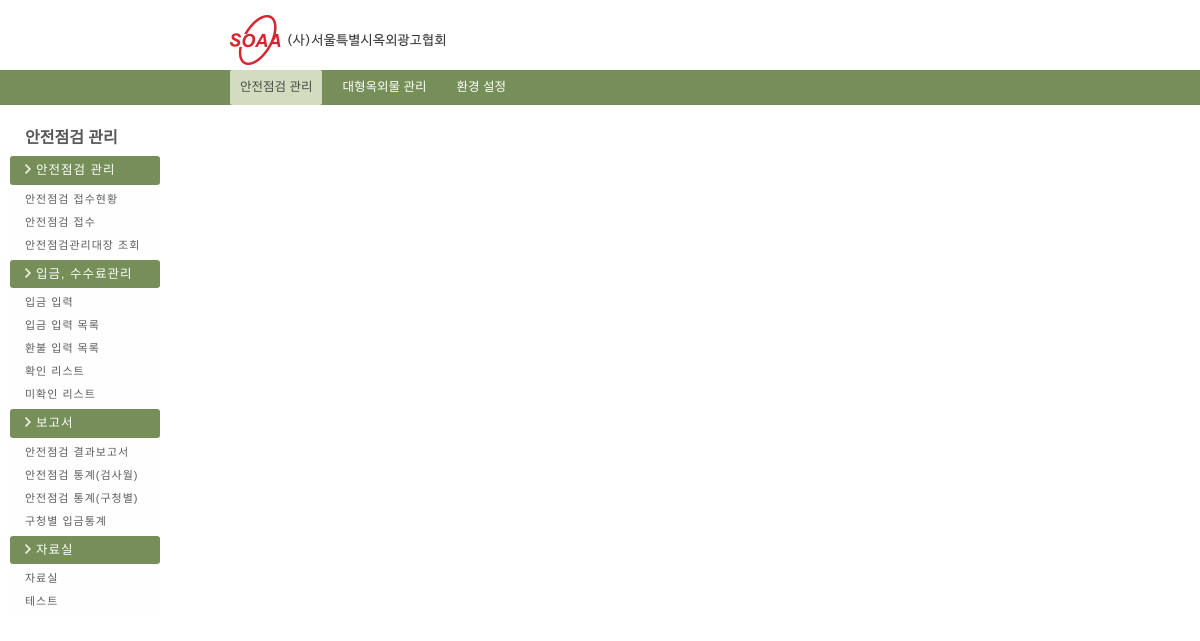
Page /safeChk_Mng/left_menu.php (signed in) on the committed database.
### tables this page shows
CREATE TABLE `menu` (
  `idx` varchar(1) NOT NULL default '',
  `idx_sub` varchar(4) NOT NULL default '',
  `menu_nm` varchar(20) default NULL,
  `url` varchar(100) default NULL,
  `use_gubun` char(1) default NULL,
  `insert_date` datetime default NULL,
  `update_date` datetime default NULL,
  `insert_id` varchar(10) default NULL,
  PRIMARY KEY  (`idx`,`idx_sub`)
);

### config/function.php (called while the page is built, shortened)
<?
function fn_select($condition, $tbl, $where){
	$sql =  "SELECT " . $condition;
	$sql .= " FROM " . $tbl;
	if($where){
		$sql .= " WHERE " . $where;
	}
	$result = mysql_query($sql);
	return $result;
}
?>

### safeChk_Mng/left_menu.php (the view, shortened to what this page needs)
<?  include_once $_SERVER["DOCUMENT_ROOT"] . "/config/function.php"; ?>
<?
	include $_SERVER["DOCUMENT_ROOT"] . "/head.php";
	$this_page = array_pop(explode("/", $_SERVER["REQUEST_URI"]));
	$this_page = explode(".", $this_page);
?>
        <section id="section">
        	<section class="lnb">
            	<h4 class="lnb_title">안전점검&nbsp;관리</h4>
            	<ul>
					<?
						$result = fn_select("idx_sub, menu_nm, url", "menu", "length(idx_sub) < 3  and idx_sub between '10' and '40'");
						$i=1;
						while($rs = mysql_fetch_array($result)){
					?>
						<li class="bg_catch"><img src="/img/arrow_right.png" alt="arrow_right"><?=$rs["menu_nm"]?></li>
						<?
							$result_sub = fn_select("idx_sub, menu_nm, url", "menu", "length(idx_sub) > 3 and idx_sub like '" .$i ."0%'");
							while($rs_sub = mysql_fetch_array($result_sub)){
								$click_page = array_pop(explode("/", $rs_sub["url"]));
								$click_page = explode(".", $click_page);
								if($click_page[0] == $this_page[0]){
						?>
		                    <li class="click"><a href="<?=$rs_sub["url"]?>"><?=$rs_sub["menu_nm"]?></a></li>
						<?		}else{	?>
		                    <li><a href="<?=$rs_sub["url"]?>"><?=$rs_sub["menu_nm"]?></a></li>
						<?
								}
							}
							$i++;
						?>
					<? } ?>
                </ul>
            </section>

### css/admin/common.css (style rules this page uses)
body { margin:0;padding:0;font-family:'nanumbarun_gothic',sans-serif, Arial;font-size:11px;color:#333 }
adress, article, aside,figure,footer, header, hgroup, menu, nav, section { display:block }
a { text-decoration:none;color:#333 }
ul, li { list-style:none }
html { overflow-x:auto;overflow-y:scroll;min-height:1000px; }
img { border:0;outline:none }
#section { overflow:hidden;margin:20px auto; }
.lnb { width:150px;overflow:hidden;float:left;margin-left:10px }
.lnb_title { margin:10px 0 10px 15px;font-family:'nanumbarun_gothic',sans-serif;color:#585858;font-size:16px }
.lnb ul { width:10% }
.lnb ul li a { width:135px;display:inline-block;padding:6px 0 6px 15px;font-family:'nanumbarun_gothic',sans-serif;letter-spacing:1px;background:#fefefe;color:#5d5d5d }
.bg_catch { width:135px;background:#768f58;color:#fefefe;margin:3px 0;padding:8px 0 8px 15px;font-family:'nanumbarun_gothic',sans-serif;font-size:12.5px;letter-spacing:1px;border:none;border-radius:3px;-moz-border-radius:3px;-webkit-border-radius:3px;-o-border-radius:3px }
.bg_catch img { margin-right:5px }

### rows in the picture
menu: menu_nm "안전점검 관리"
menu: menu_nm "안전점검 접수현황"
menu: menu_nm "안전점검 접수"
menu: menu_nm "안전점검관리대장 조회"
menu: menu_nm "입금, 수수료관리"
menu: menu_nm "입금 입력"
menu: menu_nm "입금 입력 목록"
menu: menu_nm "환불 입력 목록"
menu: menu_nm "확인 리스트"
menu: menu_nm "미확인 리스트"
menu: menu_nm "보고서"
menu: menu_nm "안전점검 결과보고서"
menu: menu_nm "안전점검 통계(검사월)"
menu: menu_nm "안전점검 통계(구청별)"
menu: menu_nm "구청별 입금통계"
menu: menu_nm "자료실"
menu: menu_nm "자료실"
menu: menu_nm "테스트"
